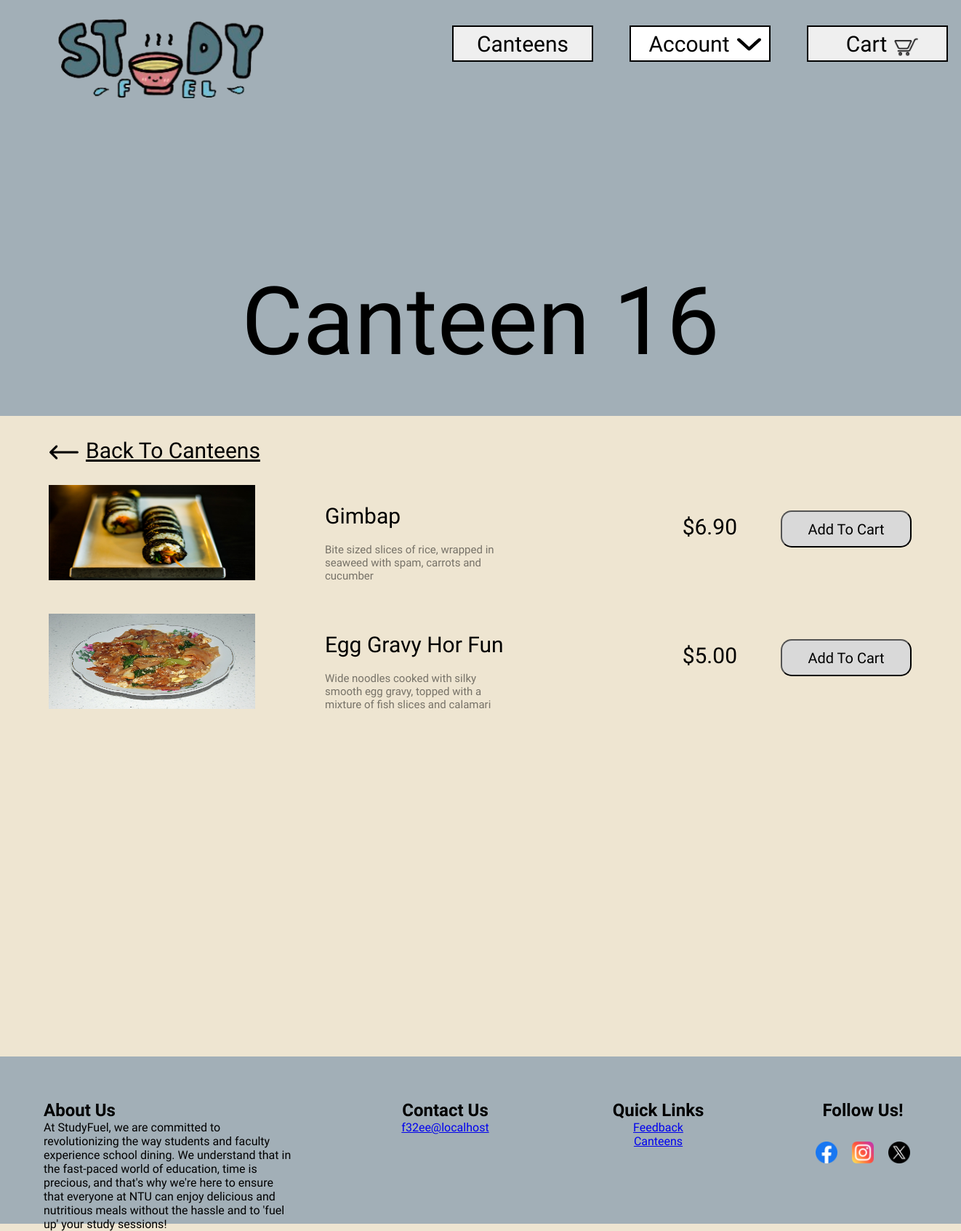
/Pages/canteen.php?id=6 (signed in), run on the app's committed database.
### tables this page shows
CREATE TABLE `canteen` (
  `canteen_id` int(11) NOT NULL,
  `canteen` varchar(255) NOT NULL,
  `image_path` longtext NOT NULL
);

CREATE TABLE `food` (
  `food_id` int(11) NOT NULL,
  `canteen_id` int(11) NOT NULL,
  `food_name` longtext NOT NULL,
  `description` longtext NOT NULL,
  `price` decimal(4,2) NOT NULL,
  `rank` int(11) NOT NULL DEFAULT 0,
  `image_path` longtext NOT NULL
);

### Pages/canteen.php (the view, shortened to what this page needs)
<!DOCTYPE html>
<html lang="en">
<head>
    <?php
        @ $db = new mysqli('localhost', 'root', '', 'studyfuel');
        $query = 'SELECT canteen FROM canteen WHERE canteen_id = "'. $_GET['id'] . '"';
        $result = $db->query($query);
        $title = mysqli_fetch_assoc($result);
        $query2 = 'SELECT * from food WHERE canteen_id = "'. $_GET['id'] .'"';
        $result2 = $db->query($query2);
    ?>
    <link rel="stylesheet" type="text/css" href="../Stylesheets/global.css">
    <link rel="stylesheet" type="text/css" href="../Stylesheets/canteen.css">
</head>
<body>
    <header>
        <a href="index.php"><img class="logo" src="../Icons/studyfuelLogo.png"></a>
        <?php
                include 'loginheader.php';
        ?>
        <div id="canteenTitle">
            <?php
                 echo $title['canteen'];
            ?>
        </div>
    </header>
    <div class=content>
        <div id="canteenList">
            <div id="returnCanteenList">
                <img src="../Icons/left-arrow.png"><a href="./canteenlist.php"><label><u>Back To Canteens</u></label></a>
            </div>
            <?php
                while ($row = mysqli_fetch_assoc($result2)) {
                    include 'canteenphoto.php';
                }
            ?>
        </div>
    </div>
    <?php
        include 'footer.php';
    ?>
</body>
</html>

### Pages/canteenphoto.php
<?php
echo'
    <div class="canteenPhoto">
        <div id="photo">
            <img src="../foodPhoto/'.$_SESSION['image_path'].'"/>
        </div>
        <div id="description">
            <label>'.$_SESSION['foodName'].'</label>
            <p>'.$_SESSION['description'].'</p>
        </div>
        <div id="price">
            <p>$'.$_SESSION['price'].'</p>
        </div>
        <div id="addToCart">
            <button id="openModal" onClick="openCart(this, `' . $_SESSION['food_id'] . '`)">Add To Cart</button>
        </div>
    </div>
    ';
?>

### Stylesheets/global.css (style rules this page uses)
* { margin: 0; padding: 0; font-family: 'Inder', sans-serif; }
html { overflow-y: auto; }
body { min-width: 1280px; background-color: #eee5d1; }
.logo { width: 319px; height: 109px; margin-left: 5%; margin-top: 2%; }
header { height: 572px; width: 100%; background-color: #a2afb7; position: relative; }
.content { max-width: 1280px; margin: auto; }

### Stylesheets/canteen.css (style rules this page uses)
#canteenTitle { position: absolute; bottom: 0; left: 50%; -webkit-transform: translateX(-50%); padding-bottom: 53px; font-family: 'Capriola', sans-serif; font-size: 130px; }
.content { margin-bottom: 478px; }
#canteenList { margin-bottom: 478px; margin-top: 30px; }
#returnCanteenList { margin: 0px auto 25px 47px; display: flex; }
#returnCanteenList img { height: 40px; width: 40px; cursor: pointer; }
#returnCanteenList a { text-decoration: none; }
#returnCanteenList label { font-size: 30px; padding-left: 10px; color: black; cursor: pointer; }
.canteenPhoto { display: flex; flex-direction: row; margin: 0px 46px 46px 46px; height: 131px; width: 1187px; }
#photo img, #modalPhoto img { max-height: 131px; min-width: 284px; max-width: 284px; margin-right: 96px; }
#description, #modalDescription { margin-top: 25px; }
#description label, #modalDescription label { display: block; font-size: 30px; padding-bottom: 20px; font-family: 'Capriola', sans-serif; }
#description p, #modalDescription p { font-size: 15px; font-family: 'Capriola', sans-serif; opacity: 50%; }
#price { font-size: 30px; margin-top: 40px; margin-left: 240px; }
#addToCart { margin-top: 35px; margin-left: 60px; }
#addToCart button { height: 51px; width: 180px; border-radius: 15px; background-color: #d9d9d9; font-size: 20px; }

### data on the page
canteen: canteen "Canteen 16"
food: shows a picture, foodName "Gimbap", description "Bite sized slices of rice, wrapped in seaweed with spam, carrots and cucumber", price "6.90"
food: shows a picture, foodName "Egg Gravy Hor Fun", description "Wide noodles cooked with silky smooth egg gravy, topped with a mixture of fish slices and calamari", price "5.00"
